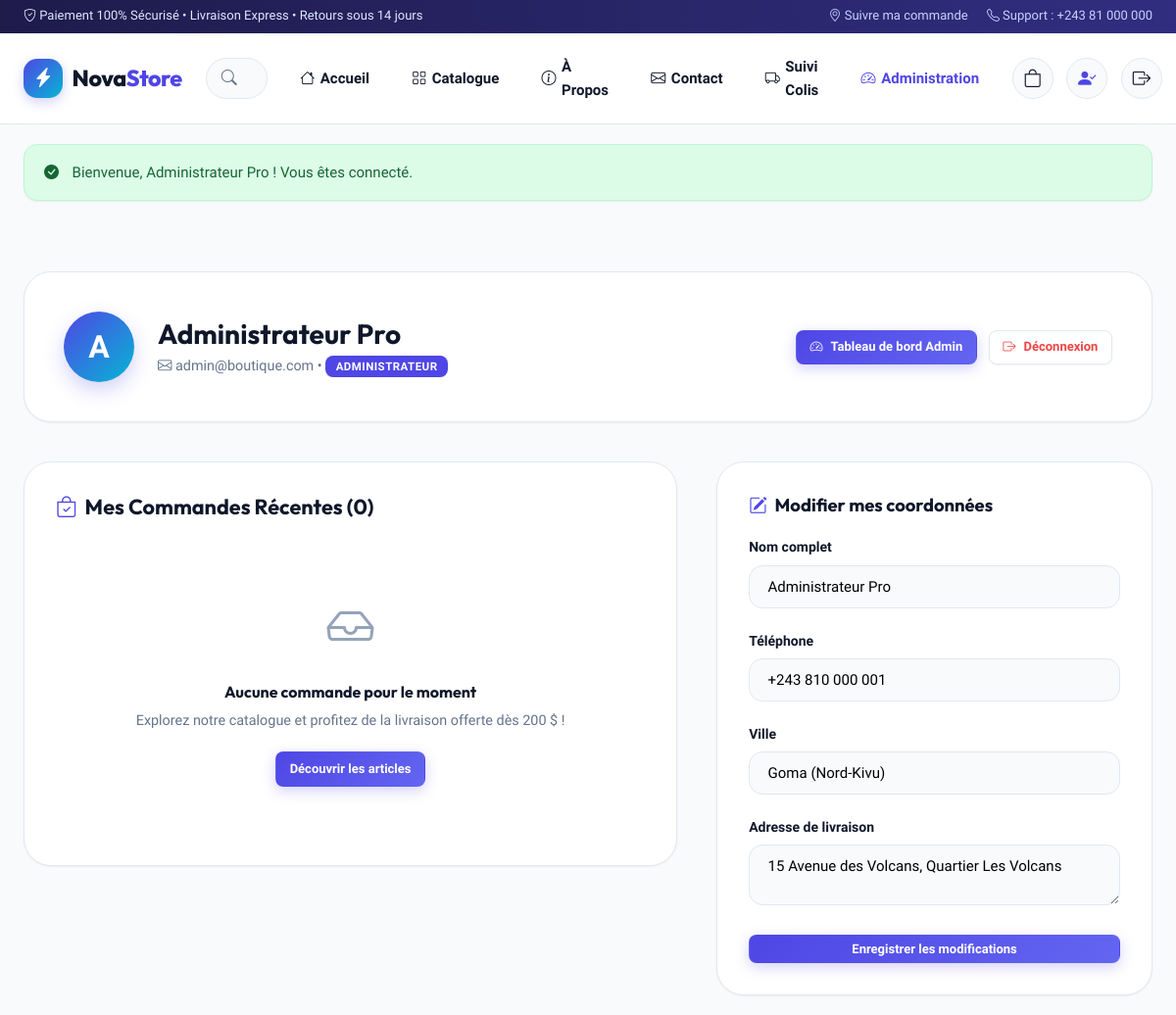
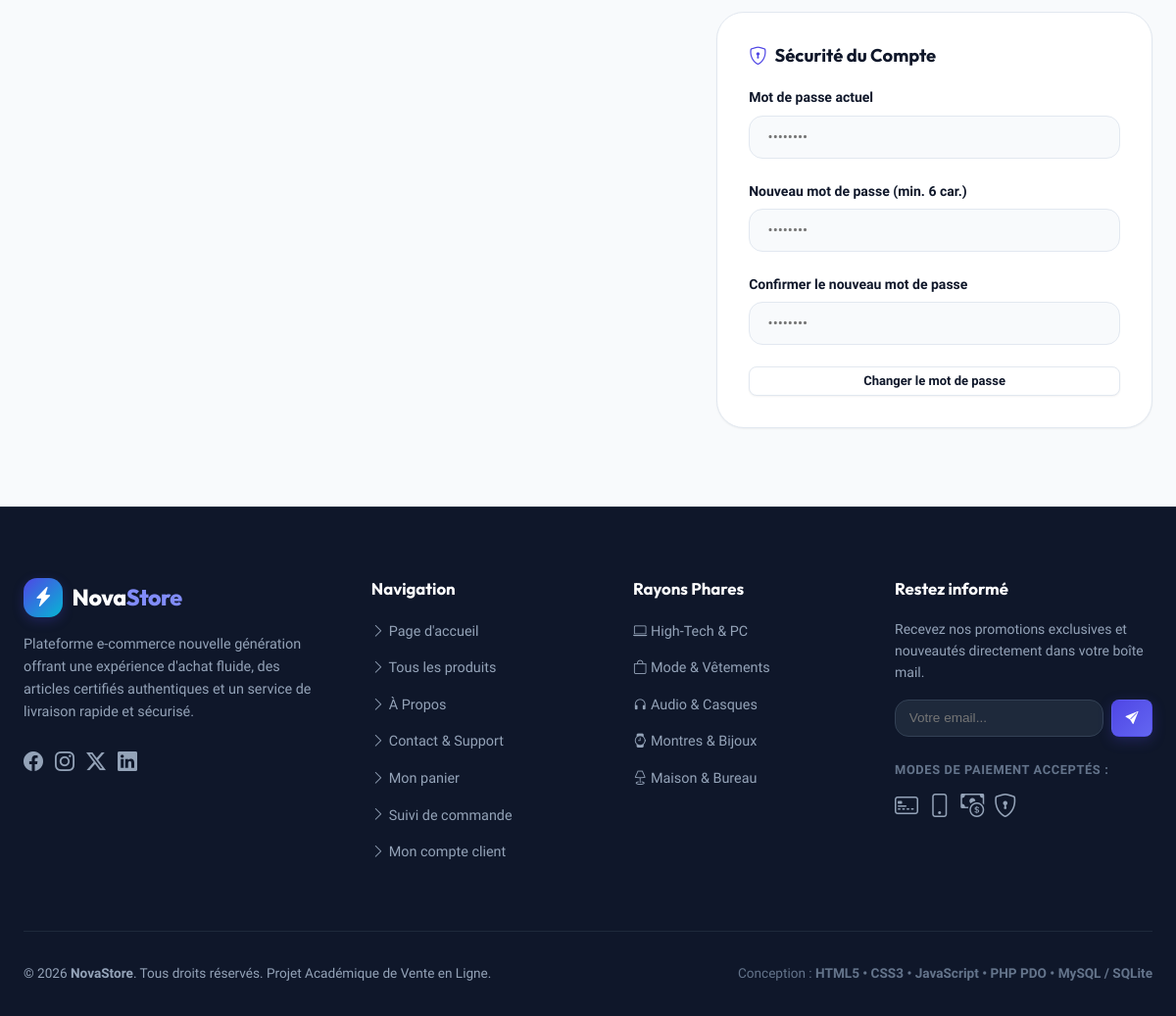
The app's page /profile.php (signed in) with its own data (2 pictures, top to bottom).
### tables this page shows
CREATE TABLE users (
            id INTEGER PRIMARY KEY AUTOINCREMENT,
            full_name VARCHAR(120) NOT NULL,
            email VARCHAR(120) UNIQUE NOT NULL,
            password VARCHAR(255) NOT NULL,
            role VARCHAR(20) DEFAULT 'customer',
            phone VARCHAR(30) DEFAULT NULL,
            address TEXT DEFAULT NULL,
            city VARCHAR(80) DEFAULT NULL,
            created_at DATETIME DEFAULT CURRENT_TIMESTAMP
        );

### includes/auth.php (called while the page is built, shortened)
<?php
function is_logged_in(): bool {
    return !empty($_SESSION['user_id']);
}
function is_admin(): bool {
    return is_logged_in() && !empty($_SESSION['user_role']) && $_SESSION['user_role'] === 'admin';
}
function get_current_user_data(?PDO $pdo = null): ?array {
    if ($pdo !== null) {
        $stmt = $pdo->prepare("SELECT id, full_name, email, role, phone, address, city, created_at FROM users WHERE id = ?");
        $stmt->execute([$_SESSION['user_id']]);
        return $stmt->fetch() ?: null;
    }
    return [
        'id' => $_SESSION['user_id'],
        'name' => $_SESSION['user_name'] ?? 'Utilisateur',
        'email' => $_SESSION['user_email'] ?? '',
        'role' => $_SESSION['user_role'] ?? 'customer'
    ];
}

### profile.php (the view, shortened to what this page needs)
<?php
require_once __DIR__ . '/includes/auth.php';
$pdo = getDBConnection();
$userId = $_SESSION['user_id'];
$user = get_current_user_data($pdo);
$orderStmt = $pdo->prepare("SELECT * FROM orders WHERE user_id = ? ORDER BY id DESC");
$orderStmt->execute([$userId]);
$userOrders = $orderStmt->fetchAll();
require_once __DIR__ . '/includes/header.php';
?>
<div class="container" style="margin: 2.5rem auto 5rem;">
    <div style="background: white; border: 1px solid var(--light-border); border-radius: var(--radius-xl); padding: 2.5rem; margin-bottom: 2.5rem; display: flex; align-items: center; justify-content: space-between; flex-wrap: wrap; gap: 1.5rem; box-shadow: var(--shadow-sm);">
        <div style="display: flex; align-items: center; gap: 1.5rem;">
            <div style="width: 72px; height: 72px; border-radius: 50%; background: linear-gradient(135deg, var(--primary), var(--secondary)); color: white; display: flex; align-items: center; justify-content: center; font-size: 2rem; font-weight: 800; box-shadow: 0 8px 20px var(--primary-glow);">
                <?= strtoupper(substr($user['full_name'], 0, 1)) ?>
            </div>
            <div>
                <h1 style="font-size: 1.75rem; margin-bottom: 0.25rem;"><?= htmlspecialchars($user['full_name']) ?></h1>
                <div style="color: var(--dark-muted); font-size: 0.9rem;">
                    <i class="bi bi-envelope"></i> <?= htmlspecialchars($user['email']) ?> &bull;
                    <span class="badge-tag" style="background: <?= $user['role'] === 'admin' ? 'var(--primary)' : 'var(--dark-muted)' ?>; color: white;">
                        <?= $user['role'] === 'admin' ? 'Administrateur' : 'Client Vérifié' ?>
                    </span>
                </div>
            </div>
        </div>
        <div style="display: flex; gap: 0.75rem;">
            <?php if (is_admin()): ?>
                <a href="admin/index.php" class="btn btn-primary btn-sm">
                    <i class="bi bi-speedometer2"></i> Tableau de bord Admin
                </a>
            <?php endif; ?>
            <a href="logout.php" class="btn btn-secondary btn-sm" style="color: var(--danger);">
                <i class="bi bi-box-arrow-right"></i> Déconnexion
            </a>
        </div>
    </div>
    <div style="display: grid; grid-template-columns: 1.5fr 1fr; gap: 2.5rem;">
        <div>
            <div style="background: white; border: 1px solid var(--light-border); border-radius: var(--radius-xl); padding: 2rem; box-shadow: var(--shadow-sm);">
                <h2 style="font-size: 1.35rem; margin-bottom: 1.5rem; display: flex; align-items: center; gap: 0.5rem;">
                    <i class="bi bi-bag-check" style="color: var(--primary);"></i> Mes Commandes Récentes (<?= count($userOrders) ?>)
                </h2>
                <?php if (empty($userOrders)): ?>
                    <div style="text-align: center; padding: 3rem 1rem;">
                        <i class="bi bi-inbox" style="font-size: 3rem; color: var(--light-muted);"></i>
                        <h4 style="margin: 1rem 0 0.5rem;">Aucune commande pour le moment</h4>
                        <p style="color: var(--dark-muted); font-size: 0.9rem; margin-bottom: 1.25rem;">Explorez notre catalogue et profitez de la livraison offerte dès 200 $ !</p>
                        <a href="products.php" class="btn btn-primary btn-sm">Découvrir les articles</a>
                    </div>
                <?php endif; ?>
            </div>
        </div>
        <div>
            <div style="background: white; border: 1px solid var(--light-border); border-radius: var(--radius-xl); padding: 2rem; box-shadow: var(--shadow-sm); margin-bottom: 2rem;">
                <h3 style="font-size: 1.15rem; margin-bottom: 1.25rem; display: flex; align-items: center; gap: 0.5rem;">
                    <i class="bi bi-pencil-square" style="color: var(--primary);"></i> Modifier mes coordonnées
                </h3>
                <form action="profile.php" method="POST">
                    <div class="form-group">
                        <label class="form-label">Nom complet</label>
                        <input type="text" name="full_name" required class="form-control" value="<?= htmlspecialchars($user['full_name']) ?>">
                    </div>
                    <div class="form-group">
                        <label class="form-label">Téléphone</label>
                        <input type="tel" name="phone" class="form-control" value="<?= htmlspecialchars($user['phone'] ?? '') ?>">
                    </div>
                    <div class="form-group">
                        <label class="form-label">Ville</label>
                        <input type="text" name="city" class="form-control" value="<?= htmlspecialchars($user['city'] ?? '') ?>">
                    </div>
                    <div class="form-group">
                        <label class="form-label">Adresse de livraison</label>
                        <textarea name="address" rows="2" class="form-control"><?= htmlspecialchars($user['address'] ?? '') ?></textarea>
                    </div>
                    <button type="submit" class="btn btn-primary btn-block btn-sm">
                        Enregistrer les modifications
                    </button>
                </form>
            </div>
            <div style="background: white; border: 1px solid var(--light-border); border-radius: var(--radius-xl); padding: 2rem; box-shadow: var(--shadow-sm);">
                <h3 style="font-size: 1.15rem; margin-bottom: 1.25rem; display: flex; align-items: center; gap: 0.5rem;">
                    <i class="bi bi-shield-lock" style="color: var(--primary);"></i> Sécurité du Compte
                </h3>
                <form action="profile.php" method="POST">
                    <div class="form-group">
                        <label class="form-label">Mot de passe actuel</label>
                        <input type="password" name="old_password" required class="form-control" placeholder="••••••••">
                    </div>
                    <div class="form-group">
                        <label class="form-label">Nouveau mot de passe (min. 6 car.)</label>
                        <input type="password" name="new_password" required minlength="6" class="form-control" placeholder="••••••••">
                    </div>
                    <div class="form-group">
                        <label class="form-label">Confirmer le nouveau mot de passe</label>
                        <input type="password" name="confirm_password" required minlength="6" class="form-control" placeholder="••••••••">
                    </div>
                    <button type="submit" class="btn btn-secondary btn-block btn-sm">
                        Changer le mot de passe
                    </button>
                </form>
            </div>
        </div>
    </div>
</div>
<?php require_once __DIR__ . '/includes/footer.php'; ?>

### assets/css/style.css (style rules this page uses)
:root { --primary: #4f46e5; --primary-hover: #4338ca; --primary-light: #eef2ff; --primary-glow: rgba(79, 70, 229, 0.25); --secondary: #06b6d4; --secondary-hover: #0891b2; --accent: #f43f5e; --dark: #0f172a; --dark-surface: #1e293b; --dark-muted: #64748b; --light: #f8fafc; --light-surface: #ffffff; --light-border: #e2e8f0; --light-muted: #94a3b8; --success: #10b981; --warning: #f59e0b; --danger: #ef4444; --info: #3b82f6; --font-main: 'Plus Jakarta Sans', system-ui, -apple-system, sans-serif; --font-heading: 'Outfit', 'Plus Jakarta Sans', sans-serif; --radius-sm: 8px; --radius-md: 14px; --radius-lg: 20px; --radius-xl: 28px; --radius-full: 9999px; --shadow-sm: 0 1px 2px 0 rgba(0, 0, 0, 0.05); --shadow-md: 0 4px 6px -1px rgba(0, 0, 0, 0.07), 0 2px 4px -2px rgba(0, 0, 0, 0.05); --shadow-lg: 0 10px 15px -3px rgba(0, 0, 0, 0.08), 0 4px 6px -4px rgba(0, 0, 0, 0.03); --shadow-xl: 0 20px 25px -5px rgba(0, 0, 0, 0.1), 0 8px 10px -6px rgba(0, 0, 0, 0.04); --shadow-glow: 0 0 25px var(--primary-glow); --transition-fast: 150ms cubic-bezier(0.4, 0, 0.2, 1); --transition-normal: 250ms cubic-bezier(0.4, 0, 0.2, 1); --transition-bounce: 350ms cubic-bezier(0.34, 1.56, 0.64, 1); }
*, *::before, *::after { box-sizing: border-box; margin: 0; padding: 0; }
html { font-size: 16px; scroll-behavior: smooth; }
body { font-family: var(--font-main); background-color: var(--light); color: var(--dark); line-height: 1.6; min-height: 100vh; display: flex; flex-direction: column; -webkit-font-smoothing: antialiased; -moz-osx-font-smoothing: grayscale; }
h1, h2, h3, h4, h5, h6 { font-family: var(--font-heading); font-weight: 700; color: var(--dark); line-height: 1.25; }
a { color: var(--primary); text-decoration: none; transition: color var(--transition-fast); }
.container { width: 100%; max-width: 1280px; margin-left: auto; margin-right: auto; padding-left: 1.5rem; padding-right: 1.5rem; }
.btn { display: inline-flex; align-items: center; justify-content: center; gap: 0.5rem; font-family: var(--font-main); font-weight: 600; font-size: 0.9375rem; padding: 0.65rem 1.4rem; border-radius: var(--radius-md); border: 1px solid transparent; cursor: pointer; transition: all var(--transition-normal); text-align: center; }
.btn-primary { background: linear-gradient(135deg, var(--primary), #6366f1); color: white; box-shadow: 0 4px 14px var(--primary-glow); }
.btn-secondary { background: white; color: var(--dark); border-color: var(--light-border); box-shadow: var(--shadow-sm); }
.btn-sm { padding: 0.4rem 0.85rem; font-size: 0.8125rem; border-radius: var(--radius-sm); }
.btn-block { width: 100%; }
.badge-tag { font-size: 0.72rem; font-weight: 700; text-transform: uppercase; letter-spacing: 0.04em; padding: 0.25rem 0.65rem; border-radius: var(--radius-sm); color: white; }
.form-group { margin-bottom: 1.35rem; }
.form-label { display: block; font-weight: 600; font-size: 0.875rem; margin-bottom: 0.45rem; color: var(--dark); }
.form-control { width: 100%; padding: 0.75rem 1.15rem; border-radius: var(--radius-md); border: 1px solid var(--light-border); background: var(--light); font-family: var(--font-main); font-size: 0.9375rem; transition: all var(--transition-fast); }

### records on screen
users: full_name "A", full_name "Administrateur Pro", email "admin@boutique.com", phone "+243 810 000 001", city "Goma (Nord-Kivu)", address "15 Avenue des Volcans, Quartier Les Volcans"

### other values on screen
$flash['message'] "Bienvenue, Administrateur Pro ! Vous êtes connecté."
count($userOrders) "0"
